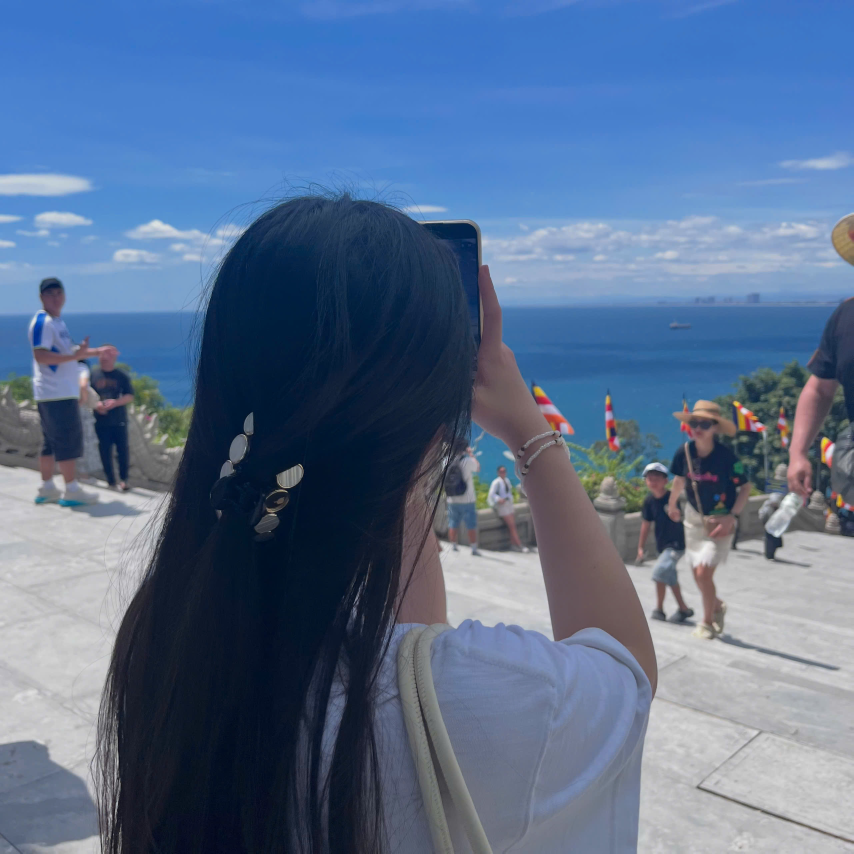
%> input picture MATLAB/images/image1.jpg, 2560 x 2560 px (shown at 1/3 size)
$ octave prepare_images.m   (GNU Octave 9; MATLAB toolbox functions it lacks are replaced by stand-ins)
%> lines starting %> are read from the running program, lines starting %| are printed output that depends on the picture
clear;
clc;
close all;

IMG_WIDTH  = 64;
IMG_HEIGHT = 64;


%% ============================================================
% IMAGE 1
% ============================================================

img1 = imread('images/image1.jpg');     % Read Image1

if size(img1,3) == 3
    img1 = rgb2gray(img1);              % Convert RGB to grayscale
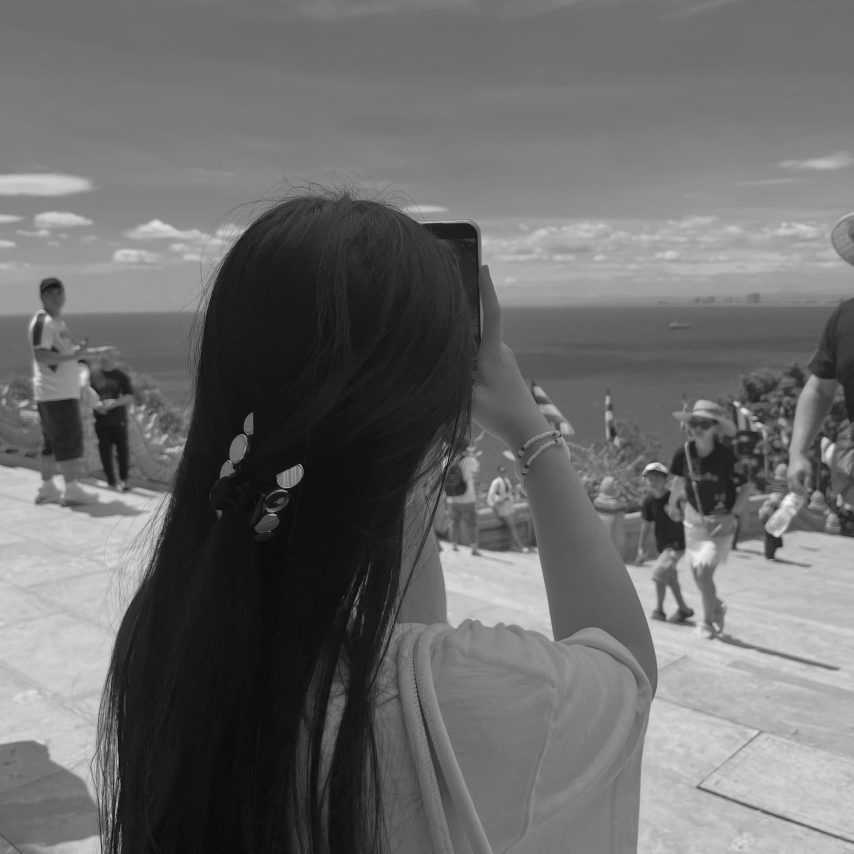
%> img1: size 2560x2560 uint8 (shown at 1/3 size); min 0, max 252, mean 107.8
end

img1 = imresize(img1, ...
    [IMG_HEIGHT IMG_WIDTH]);             % Resize to 64x64
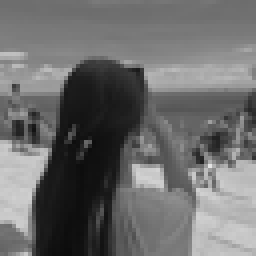
%> img1: size 64x64 uint8 (shown 4 times larger); min 12, max 228, mean 107.8

img1 = uint8(img1);                      % Force 8-bit pixels


%% ============================================================
% IMAGE 2
% ============================================================

img2 = imread('images/image2.jpg');     % Read Image2
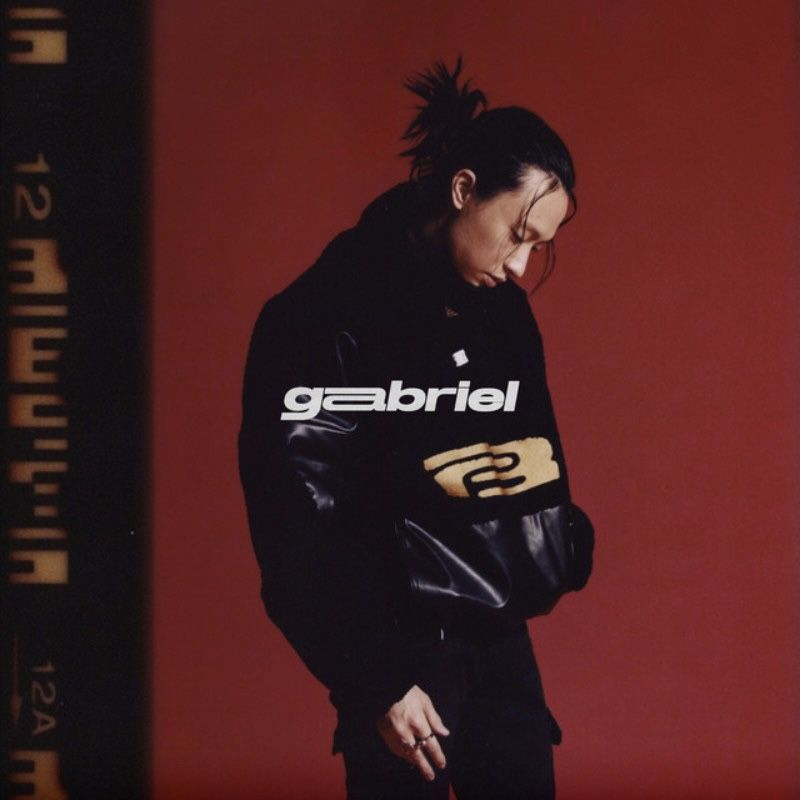
%> input picture MATLAB/images/image2.jpg, 800 x 800 px
%> img2 is the input picture: size 800x800x3 uint8; mean R, G, B 74.4, 32.4, 33

if size(img2,3) == 3
    img2 = rgb2gray(img2);              % Convert RGB to grayscale
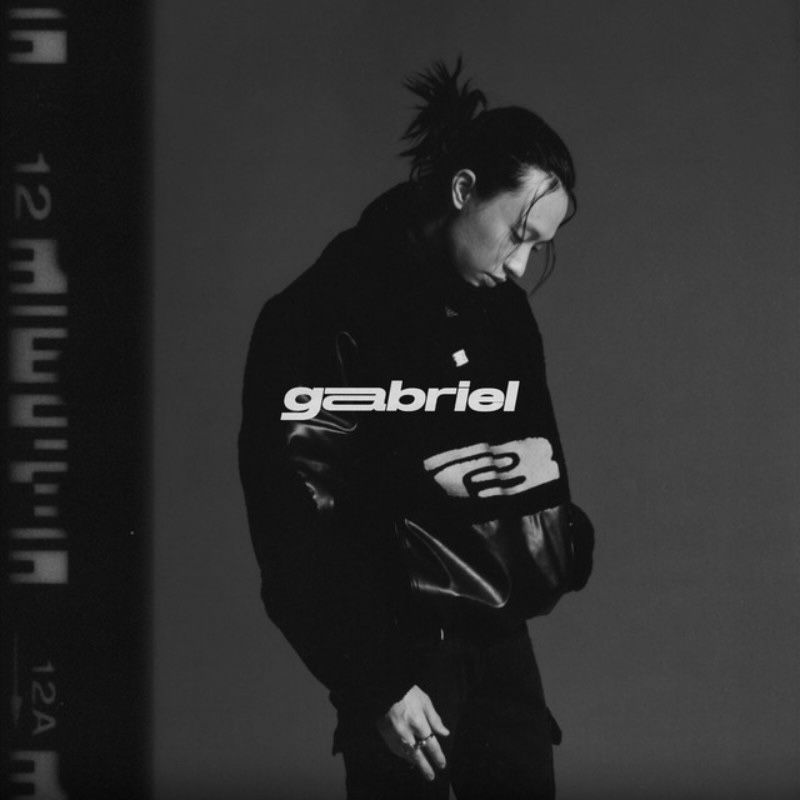
%> img2: size 800x800 uint8; min 0, max 249, mean 45
end

img2 = imresize(img2, ...
    [IMG_HEIGHT IMG_WIDTH]);             % Resize to 64x64
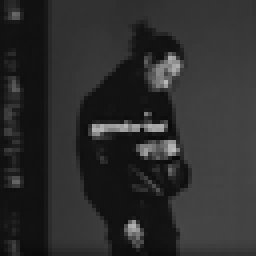
%> img2: size 64x64 uint8 (shown 4 times larger); min 9, max 188, mean 45

img2 = uint8(img2);                      % Force 8-bit pixels


%% ============================================================
% DISPLAY BOTH IMAGES
% ============================================================

figure;

subplot(1,2,1);
imshow(img1);
title('Image1 - SRAM');

subplot(1,2,2);
imshow(img2);
title('Image2 - UART');


%% ============================================================
% EXPORT IMAGE1 TO MEMORY HEX FILE
% ============================================================

fid = fopen('../memory/image1.hex', 'w');

for y = 1:IMG_HEIGHT
    for x = 1:IMG_WIDTH

        fprintf(fid, '%02X\n', img1(y,x));
        % Write one grayscale pixel per line

    end
end

fclose(fid);


%% ============================================================
% EXPORT IMAGE2 TO UART HEX FILE
% ============================================================

fid = fopen('../uart/image2.hex', 'w');

for y = 1:IMG_HEIGHT
    for x = 1:IMG_WIDTH

        fprintf(fid, '%02X\n', img2(y,x));
        % Write one grayscale pixel per line

    end
end

fclose(fid);


%% ============================================================
% CHECK FILE SIZE
% ============================================================

fprintf('Image1 pixels = %d\n', numel(img1));
%| Image1 pixels = 4096
fprintf('Image2 pixels = %d\n', numel(img2));
%| Image2 pixels = 4096

fprintf('Expected pixels = %d\n', ...
    IMG_WIDTH * IMG_HEIGHT);
